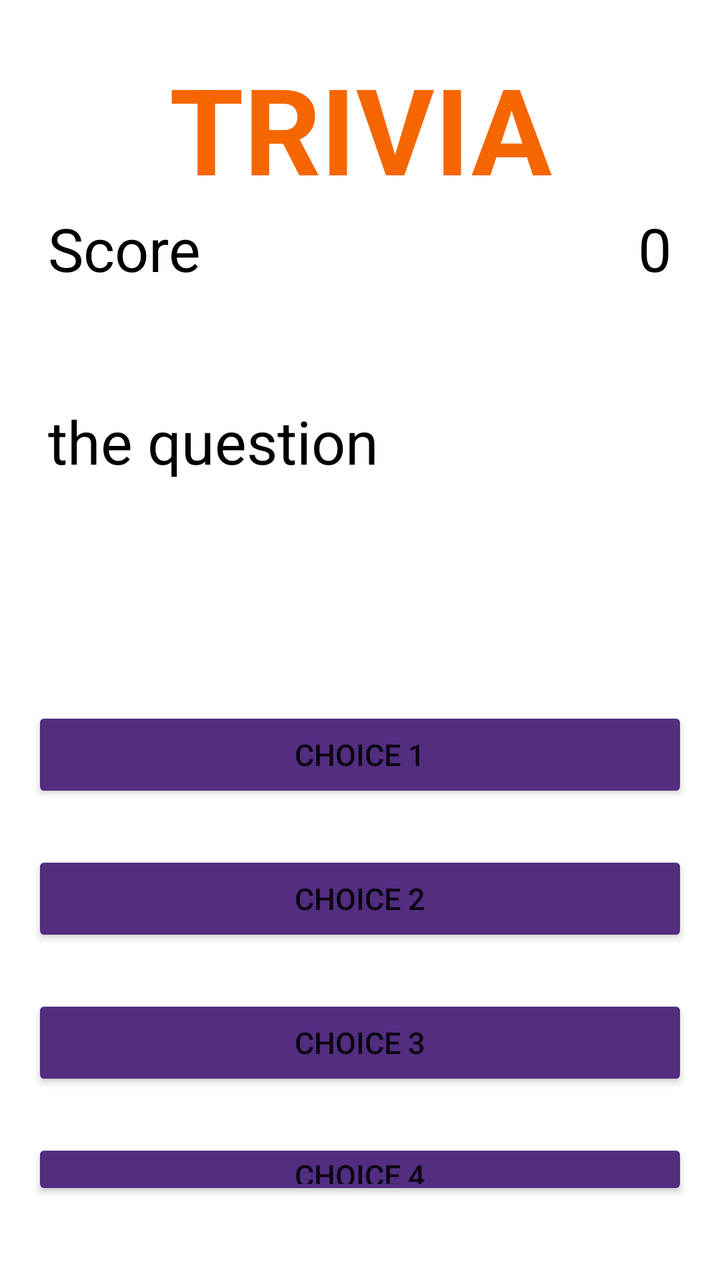
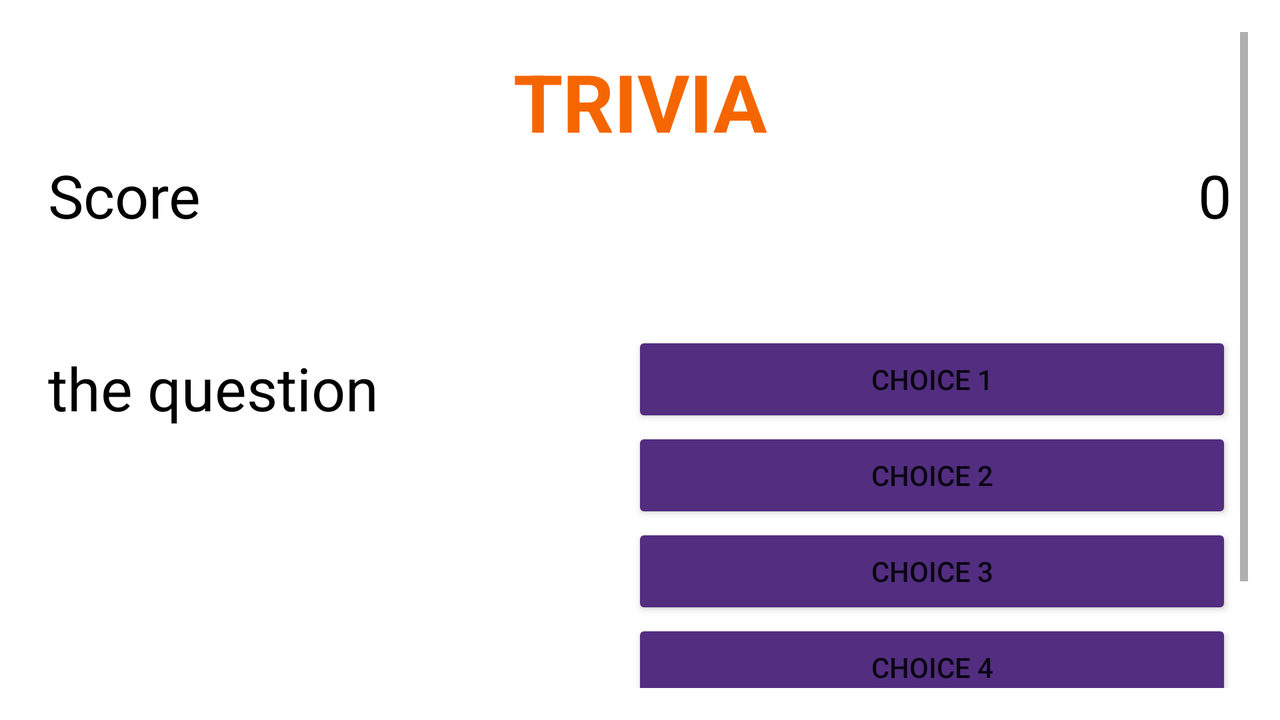

Two renders of one Android screen. The first uses the default layout on a phone; the second uses the alternative layout the repository ships for a different screen configuration, on a matching device. The two XML files are below.
<!-- AndroidManifest.xml: application theme Theme.AllAroundClemson -->
<!-- res/layout/activity_trivia.xml -->
<?xml version="1.0" encoding="utf-8"?>
<LinearLayout
    xmlns:android="http://schemas.android.com/apk/res/android"
    android:layout_width="match_parent"
    android:layout_height="match_parent"
    android:padding="16dp"
    android:orientation="vertical"
    >

    <RelativeLayout
        android:layout_width="match_parent"
        android:layout_height="wrap_content"
        android:layout_marginBottom="40dp"
        android:padding="8dp">

        <TextView
            android:layout_width="match_parent"
            android:layout_height="wrap_content"
            android:text="TRIVIA"
            android:textSize="60sp"
            android:textAlignment="center"
            android:textColor="@color/clemsonOrange"
            android:textStyle="bold"
            android:id="@+id/triviaName"
            />

        <TextView
            android:layout_width="wrap_content"
            android:layout_height="wrap_content"
            android:text="Score"
            android:textSize="30sp"
            android:textColor="@color/black"
            android:layout_alignParentLeft="true"
            android:layout_below="@id/triviaName"
            android:id="@+id/txtScore"/>

        <TextView
            android:layout_width="wrap_content"
            android:layout_height="wrap_content"
            android:id="@+id/Score"
            android:layout_alignParentRight="true"
            android:text="0"
            android:textColor="@color/black"
            android:textSize="30sp"
            android:layout_below="@id/triviaName"/>

    </RelativeLayout>

    <TextView
        android:id="@+id/txtquestion"
        android:layout_width="380dp"
        android:layout_height="121dp"
        android:layout_marginBottom="40dp"
        android:padding="8dp"
        android:textColor="@color/black"
        android:text="the question"
        android:textSize="30sp" />

    <Button
        android:layout_width="match_parent"
        android:layout_height="wrap_content"
        android:text="choice 1"
        android:padding="8dp"
        android:textSize="15sp"
        android:backgroundTint="@color/regalia"
        android:layout_marginBottom="24dp"
        android:id="@+id/choice1"/>

    <Button
        android:layout_width="match_parent"
        android:layout_height="wrap_content"
        android:text="choice 2"
        android:padding="8dp"
        android:textSize="15sp"
        android:backgroundTint="@color/regalia"
        android:layout_marginBottom="24dp"
        android:id="@+id/choice2"/>

    <Button
        android:layout_width="match_parent"
        android:layout_height="wrap_content"
        android:text="choice 3"
        android:padding="8dp"
        android:textSize="15sp"
        android:backgroundTint="@color/regalia"
        android:layout_marginBottom="24dp"
        android:id="@+id/choice3"/>

    <Button
        android:layout_width="match_parent"
        android:layout_height="wrap_content"
        android:text="choice 4"
        android:padding="8dp"
        android:backgroundTint="@color/regalia"
        android:textSize="15sp"
        android:layout_marginBottom="24dp"
        android:id="@+id/choice4"/>




</LinearLayout>
<!-- resources referenced by this layout -->
<resources>
  <color name="black">#FF000000</color>
  <color name="clemsonOrange">#f56600</color>
  <color name="regalia">#522D80</color>
  <style name="Theme.AllAroundClemson" parent="Theme.MaterialComponents.DayNight.NoActionBar">
          
          <item name="colorPrimary">@color/purple_500</item>
          <item name="colorPrimaryVariant">@color/purple_700</item>
          <item name="colorOnPrimary">@color/white</item>
          
          <item name="colorSecondary">@color/teal_200</item>
          <item name="colorSecondaryVariant">@color/teal_700</item>
          <item name="colorOnSecondary">@color/black</item>
          
          <item name="android:statusBarColor" tools:targetApi="l">?attr/colorPrimaryVariant</item>
          
      </style>
  <color name="purple_500">#FF6200EE</color>
  <color name="purple_700">#FF3700B3</color>
  <color name="white">#FFFFFFFF</color>
  <color name="teal_200">#FF03DAC5</color>
  <color name="teal_700">#FF018786</color>
</resources>
<!-- res/layout-land/activity_trivia.xml (the author's variant of the layout above) -->
<!-- drawn on the phone turned sideways -->
<?xml version="1.0" encoding="utf-8"?>
<LinearLayout
    xmlns:android="http://schemas.android.com/apk/res/android"
    android:layout_width="match_parent"
    android:layout_height="match_parent"
    android:padding="16dp"
    android:orientation="vertical"
    >

    <ScrollView
        android:layout_width="match_parent"
        android:layout_height="match_parent">

        <LinearLayout
            android:layout_width="match_parent"
            android:layout_height="match_parent"
            android:orientation="vertical">

            <RelativeLayout
                android:layout_width="match_parent"
                android:layout_height="wrap_content"
                android:layout_marginBottom="40dp"
                android:padding="8dp">

                <TextView
                    android:id="@+id/triviaName"
                    android:layout_width="match_parent"
                    android:layout_height="wrap_content"
                    android:text="TRIVIA"
                    android:textAlignment="center"
                    android:textColor="@color/clemsonOrange"
                    android:textSize="40sp"
                    android:textStyle="bold"
                    android:contentDescription="Title of Activity"/>

                <TextView
                    android:id="@+id/txtScore"
                    android:layout_width="wrap_content"
                    android:layout_height="wrap_content"
                    android:layout_below="@id/triviaName"
                    android:layout_alignParentLeft="true"
                    android:text="Score"
                    android:textColor="@color/black"
                    android:textSize="30sp" />

                <TextView
                    android:id="@+id/Score"
                    android:layout_width="wrap_content"
                    android:layout_height="wrap_content"
                    android:layout_below="@id/triviaName"
                    android:layout_alignParentRight="true"
                    android:text="0"
                    android:textColor="@color/black"
                    android:textSize="30sp"
                    android:contentDescription="current score"/>

            </RelativeLayout>

            <LinearLayout
                android:layout_width="match_parent"
                android:layout_height="242dp"
                android:orientation="horizontal">

                <TextView
                    android:id="@+id/txtquestion"
                    android:layout_width="300dp"
                    android:layout_height="wrap_content"
                    android:layout_marginBottom="40dp"
                    android:padding="8dp"
                    android:textColor="@color/black"
                    android:text="the question"
                    android:textSize="30sp"
                    android:contentDescription="The question being asked"/>

                <LinearLayout
                    android:layout_width="match_parent"
                    android:layout_height="match_parent"
                    android:orientation="vertical">

                    <Button
                        android:id="@+id/choice1"
                        android:layout_width="300dp"
                        android:layout_height="wrap_content"
                        android:layout_marginLeft="0dp"
                        android:layout_marginBottom="0dp"
                        android:padding="8dp"
                        android:backgroundTint="@color/regalia"
                        android:text="choice 1"
                        android:contentDescription="button with possible answer"/>

                    <Button
                        android:id="@+id/choice2"
                        android:layout_width="300dp"
                        android:layout_height="wrap_content"
                        android:layout_marginLeft="0dp"
                        android:layout_marginBottom="0dp"
                        android:padding="8dp"
                        android:backgroundTint="@color/regalia"
                        android:text="choice 2"
                        android:contentDescription="button with possible answer"/>

                    <Button
                        android:id="@+id/choice3"
                        android:layout_width="300dp"
                        android:layout_height="wrap_content"
                        android:layout_marginLeft="0dp"
                        android:layout_marginBottom="0dp"
                        android:padding="8dp"
                        android:backgroundTint="@color/regalia"
                        android:text="choice 3"
                        android:contentDescription="button with possible answer"/>

                    <Button
                        android:id="@+id/choice4"
                        android:layout_width="300dp"
                        android:layout_height="wrap_content"
                        android:layout_marginLeft="0dp"
                        android:layout_marginBottom="0dp"
                        android:padding="8dp"
                        android:backgroundTint="@color/regalia"
                        android:text="choice 4"
                        android:contentDescription="button with possible answer"/>

                </LinearLayout>

            </LinearLayout>


        </LinearLayout>
    </ScrollView>




</LinearLayout>
